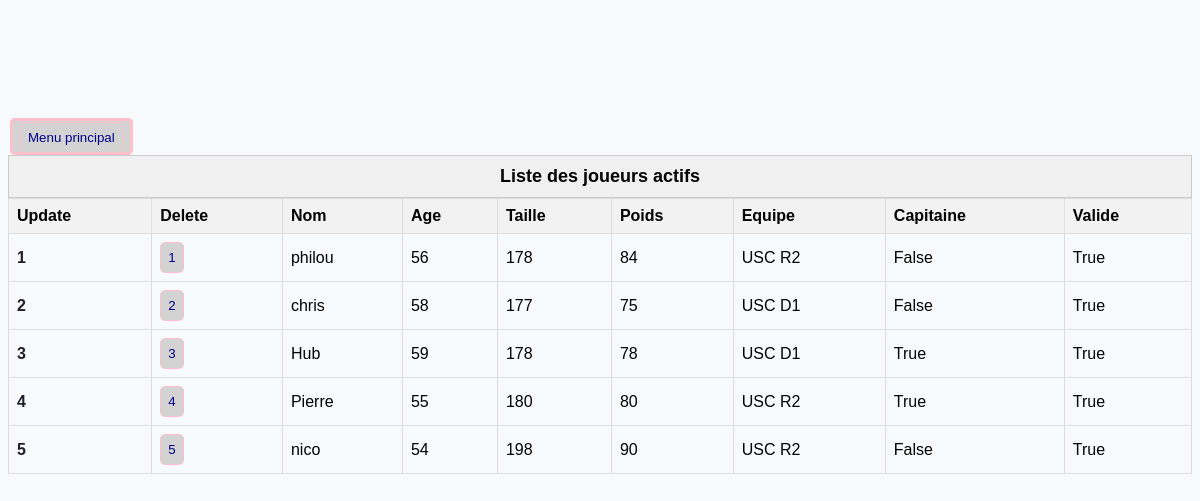
Before: /players with the older database file.
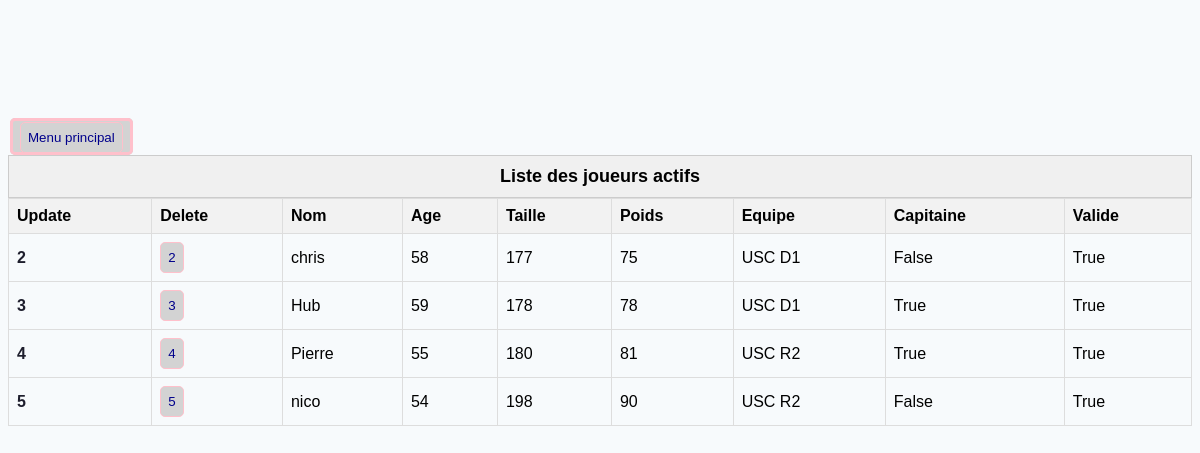
After: the same page with the newer database file.
### TennisModel.py (models this page shows)
class Player(db.Model):
    __tablename__ = 'player'
    id = db.Column(db.Integer, primary_key=True, autoincrement=True)
    name = db.Column(db.String(20), unique=True, nullable=False)
    birthDate = db.Column(db.DateTime, nullable=False)
    height = db.Column(db.Integer, nullable=False)
    weight = db.Column(db.Integer, nullable=False)
    teamId = db.Column(db.Integer, ForeignKey('team.id'), nullable=False)  # Add ForeignKey for team
    isCaptain = db.Column(db.Boolean, default=False)
    isActive = db.Column(db.Boolean, default=True)
    team = relationship('Team', back_populates='players')
    @property
    def age(self):
        today = datetime.now()
        return today.year - self.birthDate.year - ((today.month, today.day) < (self.birthDate.month, self.birthDate.day))
    def __repr__(self):
        return f'{self.name}'

class Team(db.Model):
    __tablename__ = 'team'
    id = db.Column(db.Integer, primary_key=True, autoincrement=True)
    name = db.Column(db.String(20), unique=True, nullable=False)
    players = relationship('Player', back_populates='team')
    def __repr__(self):
        return f'{self.name}'

### flask_app.py (the view)
@app.route('/players')
def show_players():
    players = Player.query.filter(Player.isActive).all()
    app.logger.debug(f'players: {players}')
    return render_template('players.html', players=players, statut='actifs')

### flask_app.py (called while the page is built)
@app.before_request
def create_tables():
    db.create_all()

### templates/players.html (shortened to what this page needs)
{% extends 'base.html' %}
{% block main %}
<main>
    {% if players %}
    <table class="players">
        <caption class="table-caption">Liste des joueurs {{ statut }} </caption>
        <thead>
        <tr>
            <th>Update</th>
            <th>Delete</th>
            <th>Nom</th>
            <th>Age</th>
            <th>Taille</th>
            <th>Poids</th>
            <th>Equipe</th>
            <th>Capitaine</th>
            <th>Valide</th>
        </tr>
        </thead>
        {% for player in players %}
        <div id="player">
            <tr>
                <td align="center">
                    <a href="{{ url_for('update_player', id=player.id) }}">{{player.id}}</a>
                </td>
                <td align="center">
                    <button onclick="confirmDelete({{ player.id }})">{{player.id}}</button>
                </td>
                <td>{{ player.name }}</td>
                <td>{{ player.age }}</td>
                <td>{{ player.height }}</td>
                <td>{{ player.weight }}</td>
                <td>{{ player.team }}</td>
                <td>{{ player.isCaptain }}</td>
                <td>{{ player.isActive}}</td>
            </tr>
        </div>
        {%endfor %}
    </table>
    {% else %}
    <p style="font-size: 16px; text-align: center;">Pas de joueur disponible ✌️</p>
    {% endif %}
</main>
{% endblock main %}

### templates/base.html (shortened to what this page needs)
<!DOCTYPE html>
<html lang="fr">
<head>
    <link rel="stylesheet" href="{{ url_for('static', filename='css/style.css')}}">
</head>
<body>
    {% block main %}
    {% endblock main %}
</body>
</html>

### templates/partials/_menu.html
    <table class="menu">
        <tr>
            <td><a href="{{ url_for('welcome') }}"><button>Menu principal</button></a></td>
        </tr>
    </table>

### static/css/style.css (style rules this page uses)
body { background-color: #F7FAFC; justify-content: center; margin-top: 10%; font-family: Arial, Helvetica, sans-serif; }
.players { width: 100%; border-collapse: collapse; grid-template-columns: repeat(10, 1fr); }
a { color: #1E1E2D; font-size: 16px; font-weight: 600; text-decoration: none; }
button { color: darkblue; background-color: lightgray; padding: 7px; border: 1px solid pink; border-radius: 5px; border-collapse: collapse; }
table.menu tr td { display: inline; text-align: center; color: darkblue; background-color: lightgray; padding: 7px; margin-bottom: 20px; border: 3px solid pink; border-radius: 5px; border-collapse: collapse; }
main { display: grid; justify-items: center; }
th, td { border: 1px solid #ddd; padding: 8px; text-align: left; }
th { background-color: #f2f2f2; }
.table-caption { font-weight: bold; font-size: 18px; padding: 10px; border: 1px solid #ccc; background-color: #f0f0f0; }

Changed rows visible on the page:
no longer on this page (row edited): Player: id "1", name "philou", age "56", height "178", weight "84", team "USC R2", isCaptain "False", isActive "True"
changed Player "Pierre": weight "80" → "81"
